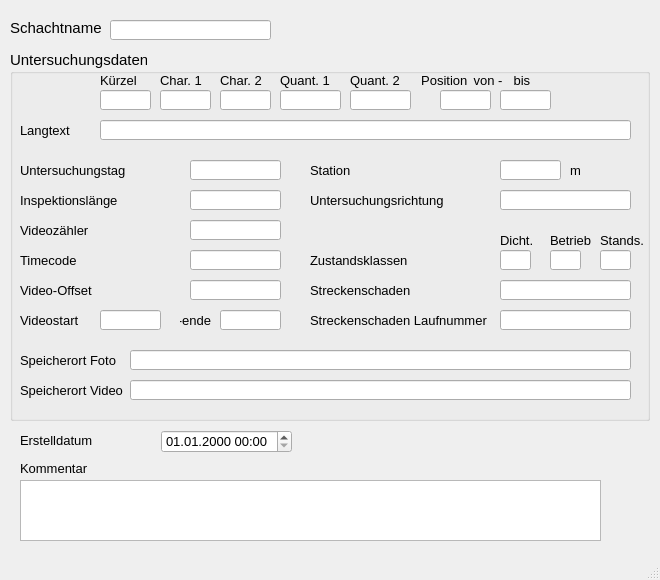
<?xml version="1.0" encoding="UTF-8"?>
<ui version="4.0">
 <class>MainWindow</class>
 <widget class="QMainWindow" name="MainWindow">
  <property name="enabled">
   <bool>true</bool>
  </property>
  <property name="geometry">
   <rect>
    <x>0</x>
    <y>0</y>
    <width>660</width>
    <height>580</height>
   </rect>
  </property>
  <property name="minimumSize">
   <size>
    <width>660</width>
    <height>580</height>
   </size>
  </property>
  <property name="maximumSize">
   <size>
    <width>660</width>
    <height>580</height>
   </size>
  </property>
  <property name="font">
   <font>
    <family>Tahoma</family>
    <pointsize>10</pointsize>
   </font>
  </property>
  <property name="windowTitle">
   <string>MainWindow</string>
  </property>
  <widget class="QWidget" name="centralwidget">
   <widget class="QLabel" name="label">
    <property name="geometry">
     <rect>
      <x>10</x>
      <y>20</y>
      <width>101</width>
      <height>16</height>
     </rect>
    </property>
    <property name="font">
     <font>
      <family>Tahoma</family>
      <pointsize>11</pointsize>
     </font>
    </property>
    <property name="text">
     <string>Schachtname</string>
    </property>
   </widget>
   <widget class="QLabel" name="label_14">
    <property name="geometry">
     <rect>
      <x>20</x>
      <y>460</y>
      <width>81</width>
      <height>16</height>
     </rect>
    </property>
    <property name="text">
     <string>Kommentar</string>
    </property>
   </widget>
   <widget class="QLabel" name="label_70">
    <property name="geometry">
     <rect>
      <x>20</x>
      <y>430</y>
      <width>121</width>
      <height>21</height>
     </rect>
    </property>
    <property name="text">
     <string>Erstelldatum</string>
    </property>
   </widget>
   <widget class="QLineEdit" name="untersuchsch">
    <property name="geometry">
     <rect>
      <x>110</x>
      <y>20</y>
      <width>161</width>
      <height>20</height>
     </rect>
    </property>
    <property name="toolTip">
     <string>&lt;html&gt;&lt;head/&gt;&lt;body&gt;&lt;p&gt;Bezeichnung des untersuchten Schachtes&lt;/p&gt;&lt;/body&gt;&lt;/html&gt;</string>
    </property>
    <property name="statusTip">
     <string>Bezeichnung des untersuchten Schachtes</string>
    </property>
   </widget>
   <widget class="QTextEdit" name="kommentar">
    <property name="geometry">
     <rect>
      <x>20</x>
      <y>480</y>
      <width>581</width>
      <height>61</height>
     </rect>
    </property>
   </widget>
   <widget class="QgsDateTimeEdit" name="createdat">
    <property name="geometry">
     <rect>
      <x>161</x>
      <y>430</y>
      <width>131</width>
      <height>23</height>
     </rect>
    </property>
    <property name="currentSection">
     <enum>QDateTimeEdit::DaySection</enum>
    </property>
    <property name="displayFormat">
     <string>dd.MM.yyyy HH:mm</string>
    </property>
   </widget>
   <widget class="QGroupBox" name="groupBox_2">
    <property name="geometry">
     <rect>
      <x>10</x>
      <y>50</y>
      <width>640</width>
      <height>371</height>
     </rect>
    </property>
    <property name="font">
     <font>
      <family>Tahoma</family>
      <pointsize>11</pointsize>
     </font>
    </property>
    <property name="title">
     <string>Untersuchungsdaten</string>
    </property>
    <widget class="QLineEdit" name="untersuchrichtung">
     <property name="geometry">
      <rect>
       <x>490</x>
       <y>140</y>
       <width>131</width>
       <height>20</height>
      </rect>
     </property>
     <property name="font">
      <font>
       <family>Tahoma</family>
       <pointsize>10</pointsize>
      </font>
     </property>
     <property name="toolTip">
      <string>&lt;html&gt;&lt;head/&gt;&lt;body&gt;&lt;p&gt;&lt;span style=&quot; font-size:10pt;&quot;&gt;Untersuchungsrichtung&lt;/span&gt;&lt;/p&gt;&lt;/body&gt;&lt;/html&gt;</string>
     </property>
    </widget>
    <widget class="QLabel" name="label_17">
     <property name="geometry">
      <rect>
       <x>300</x>
       <y>140</y>
       <width>151</width>
       <height>21</height>
      </rect>
     </property>
     <property name="font">
      <font>
       <family>Tahoma</family>
       <pointsize>10</pointsize>
      </font>
     </property>
     <property name="text">
      <string>Untersuchungsrichtung</string>
     </property>
    </widget>
    <widget class="QLabel" name="label_23">
     <property name="geometry">
      <rect>
       <x>90</x>
       <y>20</y>
       <width>151</width>
       <height>21</height>
      </rect>
     </property>
     <property name="font">
      <font>
       <family>Tahoma</family>
       <pointsize>10</pointsize>
      </font>
     </property>
     <property name="text">
      <string>Kürzel</string>
     </property>
    </widget>
    <widget class="QLabel" name="label_24">
     <property name="geometry">
      <rect>
       <x>150</x>
       <y>20</y>
       <width>51</width>
       <height>21</height>
      </rect>
     </property>
     <property name="font">
      <font>
       <family>Tahoma</family>
       <pointsize>10</pointsize>
      </font>
     </property>
     <property name="text">
      <string>Char. 1</string>
     </property>
    </widget>
    <widget class="QLabel" name="label_25">
     <property name="geometry">
      <rect>
       <x>210</x>
       <y>20</y>
       <width>51</width>
       <height>21</height>
      </rect>
     </property>
     <property name="font">
      <font>
       <family>Tahoma</family>
       <pointsize>10</pointsize>
      </font>
     </property>
     <property name="text">
      <string>Char. 2</string>
     </property>
    </widget>
    <widget class="QLabel" name="label_26">
     <property name="geometry">
      <rect>
       <x>270</x>
       <y>20</y>
       <width>61</width>
       <height>21</height>
      </rect>
     </property>
     <property name="font">
      <font>
       <family>Tahoma</family>
       <pointsize>10</pointsize>
      </font>
     </property>
     <property name="text">
      <string>Quant. 1</string>
     </property>
    </widget>
    <widget class="QLabel" name="label_27">
     <property name="geometry">
      <rect>
       <x>340</x>
       <y>20</y>
       <width>61</width>
       <height>21</height>
      </rect>
     </property>
     <property name="font">
      <font>
       <family>Tahoma</family>
       <pointsize>10</pointsize>
      </font>
     </property>
     <property name="text">
      <string>Quant. 2</string>
     </property>
    </widget>
    <widget class="QLabel" name="label_28">
     <property name="geometry">
      <rect>
       <x>300</x>
       <y>230</y>
       <width>161</width>
       <height>21</height>
      </rect>
     </property>
     <property name="font">
      <font>
       <family>Tahoma</family>
       <pointsize>10</pointsize>
      </font>
     </property>
     <property name="text">
      <string>Streckenschaden</string>
     </property>
    </widget>
    <widget class="QLabel" name="label_29">
     <property name="geometry">
      <rect>
       <x>300</x>
       <y>260</y>
       <width>211</width>
       <height>21</height>
      </rect>
     </property>
     <property name="font">
      <font>
       <family>Tahoma</family>
       <pointsize>10</pointsize>
      </font>
     </property>
     <property name="text">
      <string>Streckenschaden Laufnummer</string>
     </property>
    </widget>
    <widget class="QLineEdit" name="kuerzel">
     <property name="geometry">
      <rect>
       <x>90</x>
       <y>40</y>
       <width>51</width>
       <height>20</height>
      </rect>
     </property>
     <property name="font">
      <font>
       <family>Tahoma</family>
       <pointsize>10</pointsize>
      </font>
     </property>
     <property name="toolTip">
      <string>&lt;html&gt;&lt;head/&gt;&lt;body&gt;&lt;p&gt;&lt;span style=&quot; font-size:10pt;&quot;&gt;Schadenskürzel&lt;/span&gt;&lt;/p&gt;&lt;/body&gt;&lt;/html&gt;</string>
     </property>
    </widget>
    <widget class="QLineEdit" name="charakt1">
     <property name="geometry">
      <rect>
       <x>150</x>
       <y>40</y>
       <width>51</width>
       <height>20</height>
      </rect>
     </property>
     <property name="font">
      <font>
       <family>Tahoma</family>
       <pointsize>10</pointsize>
      </font>
     </property>
     <property name="toolTip">
      <string>&lt;html&gt;&lt;head/&gt;&lt;body&gt;&lt;p&gt;Zustandsdaten: Charakterisierung 1&lt;/p&gt;&lt;/body&gt;&lt;/html&gt;</string>
     </property>
     <property name="statusTip">
      <string>Zustandsdaten: Charakterisierung 1</string>
     </property>
    </widget>
    <widget class="QLineEdit" name="charakt2">
     <property name="geometry">
      <rect>
       <x>210</x>
       <y>40</y>
       <width>51</width>
       <height>20</height>
      </rect>
     </property>
     <property name="font">
      <font>
       <family>Tahoma</family>
       <pointsize>10</pointsize>
      </font>
     </property>
     <property name="toolTip">
      <string>&lt;html&gt;&lt;head/&gt;&lt;body&gt;&lt;p&gt;Zustandsdaten: Charakterisierung 2&lt;/p&gt;&lt;/body&gt;&lt;/html&gt;</string>
     </property>
     <property name="statusTip">
      <string>Zustandsdaten: Charakterisierung 2</string>
     </property>
    </widget>
    <widget class="QLineEdit" name="quantnr1">
     <property name="geometry">
      <rect>
       <x>270</x>
       <y>40</y>
       <width>61</width>
       <height>20</height>
      </rect>
     </property>
     <property name="font">
      <font>
       <family>Tahoma</family>
       <pointsize>10</pointsize>
      </font>
     </property>
     <property name="toolTip">
      <string>&lt;html&gt;&lt;head/&gt;&lt;body&gt;&lt;p&gt;Zustandsdaten: Quantifizierung 1&lt;/p&gt;&lt;/body&gt;&lt;/html&gt;</string>
     </property>
     <property name="statusTip">
      <string>Zustandsdaten: Quantifizierung 1</string>
     </property>
    </widget>
    <widget class="QLineEdit" name="quantnr2">
     <property name="geometry">
      <rect>
       <x>340</x>
       <y>40</y>
       <width>61</width>
       <height>20</height>
      </rect>
     </property>
     <property name="font">
      <font>
       <family>Tahoma</family>
       <pointsize>10</pointsize>
      </font>
     </property>
     <property name="toolTip">
      <string>&lt;html&gt;&lt;head/&gt;&lt;body&gt;&lt;p&gt;Zustandsdaten: Quantifizierung 2&lt;/p&gt;&lt;/body&gt;&lt;/html&gt;</string>
     </property>
     <property name="statusTip">
      <string>Zustandsdaten: Quantifizierung 2</string>
     </property>
    </widget>
    <widget class="QLineEdit" name="streckenschaden">
     <property name="geometry">
      <rect>
       <x>490</x>
       <y>230</y>
       <width>131</width>
       <height>20</height>
      </rect>
     </property>
     <property name="font">
      <font>
       <family>Tahoma</family>
       <pointsize>10</pointsize>
      </font>
     </property>
     <property name="toolTip">
      <string>&lt;html&gt;&lt;head/&gt;&lt;body&gt;&lt;p&gt;&lt;span style=&quot; font-size:10pt;&quot;&gt;Streckenschaden (Kodierung)&lt;/span&gt;&lt;/p&gt;&lt;/body&gt;&lt;/html&gt;</string>
     </property>
     <property name="statusTip">
      <string>Streckenschaden (Kodierung)</string>
     </property>
    </widget>
    <widget class="QLineEdit" name="streckenschaden_lfdnr">
     <property name="geometry">
      <rect>
       <x>490</x>
       <y>260</y>
       <width>131</width>
       <height>20</height>
      </rect>
     </property>
     <property name="font">
      <font>
       <family>Tahoma</family>
       <pointsize>10</pointsize>
      </font>
     </property>
     <property name="toolTip">
      <string>&lt;html&gt;&lt;head/&gt;&lt;body&gt;&lt;p&gt;&lt;span style=&quot; font-size:10pt;&quot;&gt;Lfd. Nummer des Streckenschadens&lt;/span&gt;&lt;/p&gt;&lt;/body&gt;&lt;/html&gt;</string>
     </property>
     <property name="statusTip">
      <string>Lfd. Nummer des Streckenschadens</string>
     </property>
    </widget>
    <widget class="QLabel" name="label_18">
     <property name="geometry">
      <rect>
       <x>400</x>
       <y>20</y>
       <width>61</width>
       <height>21</height>
      </rect>
     </property>
     <property name="font">
      <font>
       <family>Tahoma</family>
       <pointsize>10</pointsize>
      </font>
     </property>
     <property name="text">
      <string>Position </string>
     </property>
     <property name="alignment">
      <set>Qt::AlignRight|Qt::AlignTrailing|Qt::AlignVCenter</set>
     </property>
    </widget>
    <widget class="QLineEdit" name="pos_von">
     <property name="geometry">
      <rect>
       <x>430</x>
       <y>40</y>
       <width>51</width>
       <height>20</height>
      </rect>
     </property>
     <property name="font">
      <font>
       <family>Tahoma</family>
       <pointsize>10</pointsize>
      </font>
     </property>
     <property name="toolTip">
      <string>&lt;html&gt;&lt;head/&gt;&lt;body&gt;&lt;p&gt;Zustandsdaten: Anfangswinkel als Zifferblattreferenz&lt;/p&gt;&lt;/body&gt;&lt;/html&gt;</string>
     </property>
     <property name="statusTip">
      <string>Zustandsdaten: Anfangswinkel als Zifferblattreferenz</string>
     </property>
    </widget>
    <widget class="QLineEdit" name="pos_bis">
     <property name="geometry">
      <rect>
       <x>490</x>
       <y>40</y>
       <width>51</width>
       <height>20</height>
      </rect>
     </property>
     <property name="font">
      <font>
       <family>Tahoma</family>
       <pointsize>10</pointsize>
      </font>
     </property>
     <property name="toolTip">
      <string>&lt;html&gt;&lt;head/&gt;&lt;body&gt;&lt;p&gt;Zustandsdaten: Endwinkel als Zifferblattreferenz&lt;/p&gt;&lt;/body&gt;&lt;/html&gt;</string>
     </property>
     <property name="statusTip">
      <string>Zustandsdaten: Endwinkel als Zifferblattreferenz</string>
     </property>
    </widget>
    <widget class="QLineEdit" name="station">
     <property name="geometry">
      <rect>
       <x>490</x>
       <y>110</y>
       <width>61</width>
       <height>20</height>
      </rect>
     </property>
     <property name="font">
      <font>
       <family>Tahoma</family>
       <pointsize>10</pointsize>
      </font>
     </property>
     <property name="toolTip">
      <string>&lt;html&gt;&lt;head/&gt;&lt;body&gt;&lt;p&gt;&lt;span style=&quot; font-size:10pt;&quot;&gt;Station entlang der Haltung&lt;/span&gt;&lt;/p&gt;&lt;/body&gt;&lt;/html&gt;</string>
     </property>
     <property name="statusTip">
      <string>Station entlang der Haltung</string>
     </property>
    </widget>
    <widget class="QLabel" name="label_34">
     <property name="geometry">
      <rect>
       <x>300</x>
       <y>110</y>
       <width>151</width>
       <height>21</height>
      </rect>
     </property>
     <property name="font">
      <font>
       <family>Tahoma</family>
       <pointsize>10</pointsize>
      </font>
     </property>
     <property name="text">
      <string>Station</string>
     </property>
    </widget>
    <widget class="QLabel" name="label_32">
     <property name="geometry">
      <rect>
       <x>10</x>
       <y>330</y>
       <width>151</width>
       <height>21</height>
      </rect>
     </property>
     <property name="font">
      <font>
       <family>Tahoma</family>
       <pointsize>10</pointsize>
      </font>
     </property>
     <property name="text">
      <string>Speicherort Video</string>
     </property>
    </widget>
    <widget class="QLineEdit" name="film_dateiname">
     <property name="geometry">
      <rect>
       <x>120</x>
       <y>330</y>
       <width>501</width>
       <height>20</height>
      </rect>
     </property>
     <property name="font">
      <font>
       <family>Tahoma</family>
       <pointsize>10</pointsize>
      </font>
     </property>
     <property name="toolTip">
      <string>&lt;html&gt;&lt;head/&gt;&lt;body&gt;&lt;p&gt;Speicherort des Videos&lt;/p&gt;&lt;/body&gt;&lt;/html&gt;</string>
     </property>
     <property name="statusTip">
      <string>Speicherort des Videos</string>
     </property>
    </widget>
    <widget class="QLineEdit" name="foto_dateiname">
     <property name="geometry">
      <rect>
       <x>120</x>
       <y>300</y>
       <width>501</width>
       <height>20</height>
      </rect>
     </property>
     <property name="font">
      <font>
       <family>Tahoma</family>
       <pointsize>10</pointsize>
      </font>
     </property>
     <property name="toolTip">
      <string>&lt;html&gt;&lt;head/&gt;&lt;body&gt;&lt;p&gt;&lt;span style=&quot; font-size:10pt;&quot;&gt;Speicherort des Fotos&lt;/span&gt;&lt;/p&gt;&lt;/body&gt;&lt;/html&gt;</string>
     </property>
     <property name="statusTip">
      <string>Speicherort des Fotos</string>
     </property>
    </widget>
    <widget class="QLabel" name="label_31">
     <property name="geometry">
      <rect>
       <x>10</x>
       <y>300</y>
       <width>151</width>
       <height>21</height>
      </rect>
     </property>
     <property name="font">
      <font>
       <family>Tahoma</family>
       <pointsize>10</pointsize>
      </font>
     </property>
     <property name="text">
      <string>Speicherort Foto</string>
     </property>
    </widget>
    <widget class="QLabel" name="label_19">
     <property name="geometry">
      <rect>
       <x>10</x>
       <y>170</y>
       <width>151</width>
       <height>21</height>
      </rect>
     </property>
     <property name="font">
      <font>
       <family>Tahoma</family>
       <pointsize>10</pointsize>
      </font>
     </property>
     <property name="text">
      <string>Videozähler</string>
     </property>
    </widget>
    <widget class="QLabel" name="label_35">
     <property name="geometry">
      <rect>
       <x>10</x>
       <y>200</y>
       <width>151</width>
       <height>21</height>
      </rect>
     </property>
     <property name="font">
      <font>
       <family>Tahoma</family>
       <pointsize>10</pointsize>
      </font>
     </property>
     <property name="text">
      <string>Timecode</string>
     </property>
    </widget>
    <widget class="QLabel" name="label_21">
     <property name="geometry">
      <rect>
       <x>10</x>
       <y>230</y>
       <width>151</width>
       <height>21</height>
      </rect>
     </property>
     <property name="font">
      <font>
       <family>Tahoma</family>
       <pointsize>10</pointsize>
      </font>
     </property>
     <property name="text">
      <string>Video-Offset</string>
     </property>
    </widget>
    <widget class="QLineEdit" name="videozaehler">
     <property name="geometry">
      <rect>
       <x>180</x>
       <y>170</y>
       <width>91</width>
       <height>20</height>
      </rect>
     </property>
     <property name="font">
      <font>
       <family>Tahoma</family>
       <pointsize>10</pointsize>
      </font>
     </property>
     <property name="toolTip">
      <string>&lt;html&gt;&lt;head/&gt;&lt;body&gt;&lt;p&gt;&lt;span style=&quot; font-size:10pt;&quot;&gt;Videozähler&lt;/span&gt;&lt;/p&gt;&lt;/body&gt;&lt;/html&gt;</string>
     </property>
     <property name="statusTip">
      <string>Videozähler</string>
     </property>
    </widget>
    <widget class="QLineEdit" name="timecode">
     <property name="geometry">
      <rect>
       <x>180</x>
       <y>200</y>
       <width>91</width>
       <height>20</height>
      </rect>
     </property>
     <property name="font">
      <font>
       <family>Tahoma</family>
       <pointsize>10</pointsize>
      </font>
     </property>
     <property name="toolTip">
      <string>&lt;html&gt;&lt;head/&gt;&lt;body&gt;&lt;p&gt;&lt;span style=&quot; font-size:10pt;&quot;&gt;Timecode&lt;/span&gt;&lt;/p&gt;&lt;/body&gt;&lt;/html&gt;</string>
     </property>
     <property name="statusTip">
      <string>Timecode</string>
     </property>
    </widget>
    <widget class="QLineEdit" name="video_offset">
     <property name="geometry">
      <rect>
       <x>180</x>
       <y>230</y>
       <width>91</width>
       <height>20</height>
      </rect>
     </property>
     <property name="font">
      <font>
       <family>Tahoma</family>
       <pointsize>10</pointsize>
      </font>
     </property>
     <property name="toolTip">
      <string>&lt;html&gt;&lt;head/&gt;&lt;body&gt;&lt;p&gt;&lt;span style=&quot; font-size:10pt;&quot;&gt;Video-Offset&lt;/span&gt;&lt;/p&gt;&lt;/body&gt;&lt;/html&gt;</string>
     </property>
     <property name="statusTip">
      <string>Video-Offset</string>
     </property>
    </widget>
    <widget class="QLineEdit" name="inspektionslaenge">
     <property name="geometry">
      <rect>
       <x>180</x>
       <y>140</y>
       <width>91</width>
       <height>20</height>
      </rect>
     </property>
     <property name="font">
      <font>
       <family>Tahoma</family>
       <pointsize>10</pointsize>
      </font>
     </property>
     <property name="toolTip">
      <string>&lt;html&gt;&lt;head/&gt;&lt;body&gt;&lt;p&gt;&lt;span style=&quot; font-size:10pt;&quot;&gt;Inspektionslänge&lt;/span&gt;&lt;/p&gt;&lt;/body&gt;&lt;/html&gt;</string>
     </property>
     <property name="statusTip">
      <string>Inspektionslänge</string>
     </property>
    </widget>
    <widget class="QLabel" name="label_61">
     <property name="geometry">
      <rect>
       <x>10</x>
       <y>110</y>
       <width>151</width>
       <height>21</height>
      </rect>
     </property>
     <property name="font">
      <font>
       <family>Tahoma</family>
       <pointsize>10</pointsize>
      </font>
     </property>
     <property name="text">
      <string>Untersuchungstag</string>
     </property>
    </widget>
    <widget class="QLineEdit" name="untersuchtag">
     <property name="geometry">
      <rect>
       <x>180</x>
       <y>110</y>
       <width>91</width>
       <height>20</height>
      </rect>
     </property>
     <property name="font">
      <font>
       <family>Tahoma</family>
       <pointsize>10</pointsize>
      </font>
     </property>
     <property name="toolTip">
      <string>&lt;html&gt;&lt;head/&gt;&lt;body&gt;&lt;p&gt;Datum der Untersuchung&lt;/p&gt;&lt;/body&gt;&lt;/html&gt;</string>
     </property>
     <property name="statusTip">
      <string>Datum der Untersuchung</string>
     </property>
    </widget>
    <widget class="QLabel" name="label_20">
     <property name="geometry">
      <rect>
       <x>10</x>
       <y>140</y>
       <width>151</width>
       <height>21</height>
      </rect>
     </property>
     <property name="font">
      <font>
       <family>Tahoma</family>
       <pointsize>10</pointsize>
      </font>
     </property>
     <property name="text">
      <string>Inspektionslänge</string>
     </property>
    </widget>
    <widget class="QLabel" name="label_2">
     <property name="geometry">
      <rect>
       <x>560</x>
       <y>110</y>
       <width>47</width>
       <height>21</height>
      </rect>
     </property>
     <property name="font">
      <font>
       <family>Tahoma</family>
       <pointsize>10</pointsize>
      </font>
     </property>
     <property name="text">
      <string>m</string>
     </property>
    </widget>
    <widget class="QLabel" name="label_36">
     <property name="geometry">
      <rect>
       <x>300</x>
       <y>200</y>
       <width>111</width>
       <height>21</height>
      </rect>
     </property>
     <property name="font">
      <font>
       <family>Tahoma</family>
       <pointsize>10</pointsize>
      </font>
     </property>
     <property name="text">
      <string>Zustandsklassen</string>
     </property>
    </widget>
    <widget class="QLabel" name="label_37">
     <property name="geometry">
      <rect>
       <x>540</x>
       <y>180</y>
       <width>41</width>
       <height>21</height>
      </rect>
     </property>
     <property name="font">
      <font>
       <family>Tahoma</family>
       <pointsize>10</pointsize>
      </font>
     </property>
     <property name="text">
      <string>Betrieb</string>
     </property>
    </widget>
    <widget class="QLineEdit" name="ZD">
     <property name="geometry">
      <rect>
       <x>490</x>
       <y>200</y>
       <width>31</width>
       <height>20</height>
      </rect>
     </property>
     <property name="font">
      <font>
       <family>Tahoma</family>
       <pointsize>10</pointsize>
      </font>
     </property>
     <property name="toolTip">
      <string>&lt;html&gt;&lt;head/&gt;&lt;body&gt;&lt;p&gt;&lt;span style=&quot; font-size:10pt;&quot;&gt;Max. Zustandsklasse Dichtheit&lt;/span&gt;&lt;/p&gt;&lt;/body&gt;&lt;/html&gt;</string>
     </property>
     <property name="statusTip">
      <string>Max. Zustandsklasse Dichtheit</string>
     </property>
    </widget>
    <widget class="QLineEdit" name="ZB">
     <property name="geometry">
      <rect>
       <x>540</x>
       <y>200</y>
       <width>31</width>
       <height>20</height>
      </rect>
     </property>
     <property name="font">
      <font>
       <family>Tahoma</family>
       <pointsize>10</pointsize>
      </font>
     </property>
     <property name="toolTip">
      <string>&lt;html&gt;&lt;head/&gt;&lt;body&gt;&lt;p&gt;&lt;span style=&quot; font-size:10pt;&quot;&gt;Max. Zustandsklasse Betriebssicherheit&lt;/span&gt;&lt;/p&gt;&lt;/body&gt;&lt;/html&gt;</string>
     </property>
     <property name="statusTip">
      <string>Max. Zustandsklasse Betriebssicherheit</string>
     </property>
    </widget>
    <widget class="QLabel" name="label_38">
     <property name="geometry">
      <rect>
       <x>590</x>
       <y>180</y>
       <width>51</width>
       <height>21</height>
      </rect>
     </property>
     <property name="font">
      <font>
       <family>Tahoma</family>
       <pointsize>10</pointsize>
      </font>
     </property>
     <property name="text">
      <string>Stands.</string>
     </property>
    </widget>
    <widget class="QLineEdit" name="ZS">
     <property name="geometry">
      <rect>
       <x>590</x>
       <y>200</y>
       <width>31</width>
       <height>20</height>
      </rect>
     </property>
     <property name="font">
      <font>
       <family>Tahoma</family>
       <pointsize>10</pointsize>
      </font>
     </property>
     <property name="toolTip">
      <string>&lt;html&gt;&lt;head/&gt;&lt;body&gt;&lt;p&gt;&lt;span style=&quot; font-size:10pt;&quot;&gt;Max. Zustandsklasse Standsicherheit&lt;/span&gt;&lt;/p&gt;&lt;/body&gt;&lt;/html&gt;</string>
     </property>
     <property name="statusTip">
      <string>Max. Zustandsklasse Betriebssicherheit</string>
     </property>
    </widget>
    <widget class="QLabel" name="label_39">
     <property name="geometry">
      <rect>
       <x>490</x>
       <y>180</y>
       <width>41</width>
       <height>21</height>
      </rect>
     </property>
     <property name="font">
      <font>
       <family>Tahoma</family>
       <pointsize>10</pointsize>
      </font>
     </property>
     <property name="text">
      <string>Dicht.</string>
     </property>
    </widget>
    <widget class="QLabel" name="label_30">
     <property name="geometry">
      <rect>
       <x>500</x>
       <y>20</y>
       <width>41</width>
       <height>21</height>
      </rect>
     </property>
     <property name="font">
      <font>
       <family>Tahoma</family>
       <pointsize>10</pointsize>
      </font>
     </property>
     <property name="text">
      <string> bis</string>
     </property>
    </widget>
    <widget class="QLabel" name="label_40">
     <property name="geometry">
      <rect>
       <x>460</x>
       <y>20</y>
       <width>51</width>
       <height>21</height>
      </rect>
     </property>
     <property name="font">
      <font>
       <family>Tahoma</family>
       <pointsize>10</pointsize>
      </font>
     </property>
     <property name="text">
      <string> von -</string>
     </property>
    </widget>
    <widget class="QLineEdit" name="langtext">
     <property name="geometry">
      <rect>
       <x>90</x>
       <y>70</y>
       <width>531</width>
       <height>20</height>
      </rect>
     </property>
     <property name="font">
      <font>
       <family>Tahoma</family>
       <pointsize>10</pointsize>
      </font>
     </property>
     <property name="toolTip">
      <string>&lt;html&gt;&lt;head/&gt;&lt;body&gt;&lt;p&gt;&lt;span style=&quot; font-size:10pt;&quot;&gt;Zustandsbeschreibung Langtext&lt;/span&gt;&lt;/p&gt;&lt;/body&gt;&lt;/html&gt;</string>
     </property>
     <property name="statusTip">
      <string>Zustandsbeschreibung Langtext</string>
     </property>
    </widget>
    <widget class="QLabel" name="label_52">
     <property name="geometry">
      <rect>
       <x>10</x>
       <y>70</y>
       <width>61</width>
       <height>21</height>
      </rect>
     </property>
     <property name="font">
      <font>
       <family>Tahoma</family>
       <pointsize>10</pointsize>
      </font>
     </property>
     <property name="text">
      <string>Langtext</string>
     </property>
    </widget>
    <widget class="QLabel" name="label_33">
     <property name="geometry">
      <rect>
       <x>10</x>
       <y>260</y>
       <width>81</width>
       <height>21</height>
      </rect>
     </property>
     <property name="font">
      <font>
       <family>Tahoma</family>
       <pointsize>10</pointsize>
      </font>
     </property>
     <property name="text">
      <string>Videostart</string>
     </property>
    </widget>
    <widget class="QLineEdit" name="video_start">
     <property name="geometry">
      <rect>
       <x>90</x>
       <y>260</y>
       <width>61</width>
       <height>20</height>
      </rect>
     </property>
     <property name="font">
      <font>
       <family>Tahoma</family>
       <pointsize>10</pointsize>
      </font>
     </property>
     <property name="toolTip">
      <string>&lt;html&gt;&lt;head/&gt;&lt;body&gt;&lt;p&gt;Beginn der Videoreferenz&lt;/p&gt;&lt;/body&gt;&lt;/html&gt;</string>
     </property>
     <property name="statusTip">
      <string>Beginn der Videoreferenz</string>
     </property>
    </widget>
    <widget class="QLabel" name="label_41">
     <property name="geometry">
      <rect>
       <x>170</x>
       <y>260</y>
       <width>31</width>
       <height>21</height>
      </rect>
     </property>
     <property name="font">
      <font>
       <family>Tahoma</family>
       <pointsize>10</pointsize>
      </font>
     </property>
     <property name="text">
      <string>-ende</string>
     </property>
     <property name="alignment">
      <set>Qt::AlignRight|Qt::AlignTrailing|Qt::AlignVCenter</set>
     </property>
    </widget>
    <widget class="QLineEdit" name="video_ende">
     <property name="geometry">
      <rect>
       <x>210</x>
       <y>260</y>
       <width>61</width>
       <height>20</height>
      </rect>
     </property>
     <property name="font">
      <font>
       <family>Tahoma</family>
       <pointsize>10</pointsize>
      </font>
     </property>
     <property name="toolTip">
      <string>&lt;html&gt;&lt;head/&gt;&lt;body&gt;&lt;p&gt;Ende der Videoreferenz&lt;/p&gt;&lt;/body&gt;&lt;/html&gt;</string>
     </property>
     <property name="statusTip">
      <string>Ende der Videoreferenz</string>
     </property>
    </widget>
   </widget>
  </widget>
  <widget class="QMenuBar" name="menubar">
   <property name="geometry">
    <rect>
     <x>0</x>
     <y>0</y>
     <width>660</width>
     <height>22</height>
    </rect>
   </property>
  </widget>
  <widget class="QStatusBar" name="statusbar"/>
 </widget>
 <customwidgets>
  <customwidget>
   <class>QgsDateTimeEdit</class>
   <extends>QDateTimeEdit</extends>
   <header>qgsdatetimeedit.h</header>
  </customwidget>
 </customwidgets>
 <tabstops>
  <tabstop>untersuchsch</tabstop>
  <tabstop>createdat</tabstop>
  <tabstop>kommentar</tabstop>
 </tabstops>
 <resources/>
 <connections/>
</ui>
